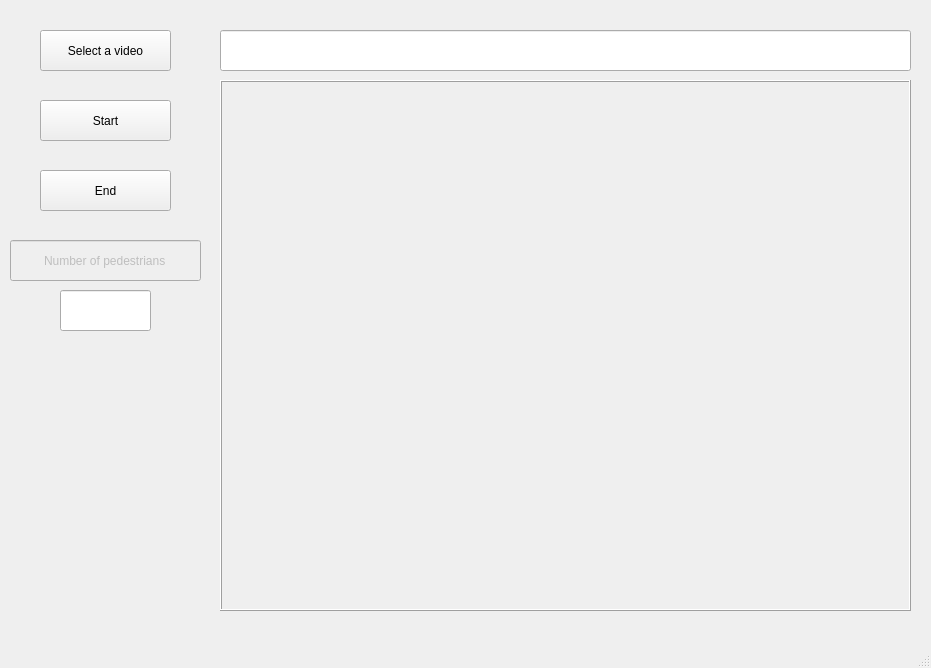
<?xml version="1.0" encoding="UTF-8"?>
<ui version="4.0">
 <class>mainWindow</class>
 <widget class="QMainWindow" name="mainWindow">
  <property name="enabled">
   <bool>true</bool>
  </property>
  <property name="geometry">
   <rect>
    <x>0</x>
    <y>0</y>
    <width>931</width>
    <height>668</height>
   </rect>
  </property>
  <property name="windowTitle">
   <string>MainWindow</string>
  </property>
  <widget class="QWidget" name="centralwidget">
   <widget class="QLabel" name="label">
    <property name="geometry">
     <rect>
      <x>220</x>
      <y>80</y>
      <width>691</width>
      <height>531</height>
     </rect>
    </property>
    <property name="frameShape">
     <enum>QFrame::Box</enum>
    </property>
    <property name="frameShadow">
     <enum>QFrame::Raised</enum>
    </property>
    <property name="text">
     <string/>
    </property>
   </widget>
   <widget class="QPushButton" name="pushButton_1">
    <property name="geometry">
     <rect>
      <x>40</x>
      <y>30</y>
      <width>131</width>
      <height>41</height>
     </rect>
    </property>
    <property name="text">
     <string>Select a video</string>
    </property>
   </widget>
   <widget class="QPushButton" name="pushButton_2">
    <property name="geometry">
     <rect>
      <x>40</x>
      <y>100</y>
      <width>131</width>
      <height>41</height>
     </rect>
    </property>
    <property name="text">
     <string>Start</string>
    </property>
   </widget>
   <widget class="QLineEdit" name="lineEdit">
    <property name="enabled">
     <bool>false</bool>
    </property>
    <property name="geometry">
     <rect>
      <x>10</x>
      <y>240</y>
      <width>191</width>
      <height>41</height>
     </rect>
    </property>
    <property name="mouseTracking">
     <bool>true</bool>
    </property>
    <property name="text">
     <string>Number of pedestrians</string>
    </property>
    <property name="alignment">
     <set>Qt::AlignCenter</set>
    </property>
   </widget>
   <widget class="QPushButton" name="pushButton_4">
    <property name="geometry">
     <rect>
      <x>40</x>
      <y>170</y>
      <width>131</width>
      <height>41</height>
     </rect>
    </property>
    <property name="text">
     <string>End</string>
    </property>
   </widget>
   <widget class="QLineEdit" name="lineEdit_2">
    <property name="enabled">
     <bool>true</bool>
    </property>
    <property name="geometry">
     <rect>
      <x>220</x>
      <y>30</y>
      <width>691</width>
      <height>41</height>
     </rect>
    </property>
   </widget>
   <widget class="QLineEdit" name="lineEdit_3">
    <property name="geometry">
     <rect>
      <x>60</x>
      <y>290</y>
      <width>91</width>
      <height>41</height>
     </rect>
    </property>
    <property name="cursorPosition">
     <number>0</number>
    </property>
    <property name="alignment">
     <set>Qt::AlignCenter</set>
    </property>
   </widget>
  </widget>
  <widget class="QStatusBar" name="statusbar"/>
 </widget>
 <resources/>
 <connections/>
 <slots>
  <slot>pushButton_selectvedio()</slot>
 </slots>
</ui>
